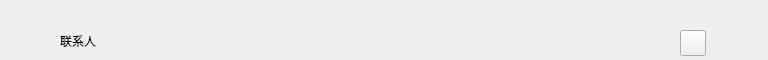
<?xml version="1.0" encoding="UTF-8"?>
<ui version="4.0">
 <class>ContactBriefWidget</class>
 <widget class="QWidget" name="ContactBriefWidget">
  <property name="geometry">
   <rect>
    <x>0</x>
    <y>0</y>
    <width>768</width>
    <height>60</height>
   </rect>
  </property>
  <property name="font">
   <font>
    <family>Microsoft YaHei UI Light</family>
   </font>
  </property>
  <property name="windowTitle">
   <string>Form</string>
  </property>
  <widget class="QLabel" name="title_label">
   <property name="geometry">
    <rect>
     <x>60</x>
     <y>28</y>
     <width>200</width>
     <height>26</height>
    </rect>
   </property>
   <property name="font">
    <font>
     <family>Microsoft YaHei UI</family>
     <weight>50</weight>
     <italic>false</italic>
     <bold>false</bold>
    </font>
   </property>
   <property name="styleSheet">
    <string notr="true"/>
   </property>
   <property name="text">
    <string>联系人</string>
   </property>
   <property name="alignment">
    <set>Qt::AlignLeading|Qt::AlignLeft|Qt::AlignVCenter</set>
   </property>
  </widget>
  <widget class="QToolButton" name="toolButton">
   <property name="geometry">
    <rect>
     <x>680</x>
     <y>30</y>
     <width>26</width>
     <height>26</height>
    </rect>
   </property>
   <property name="cursor">
    <cursorShape>PointingHandCursor</cursorShape>
   </property>
   <property name="styleSheet">
    <string notr="true"/>
   </property>
   <property name="text">
    <string/>
   </property>
  </widget>
 </widget>
 <resources/>
 <connections/>
</ui>
